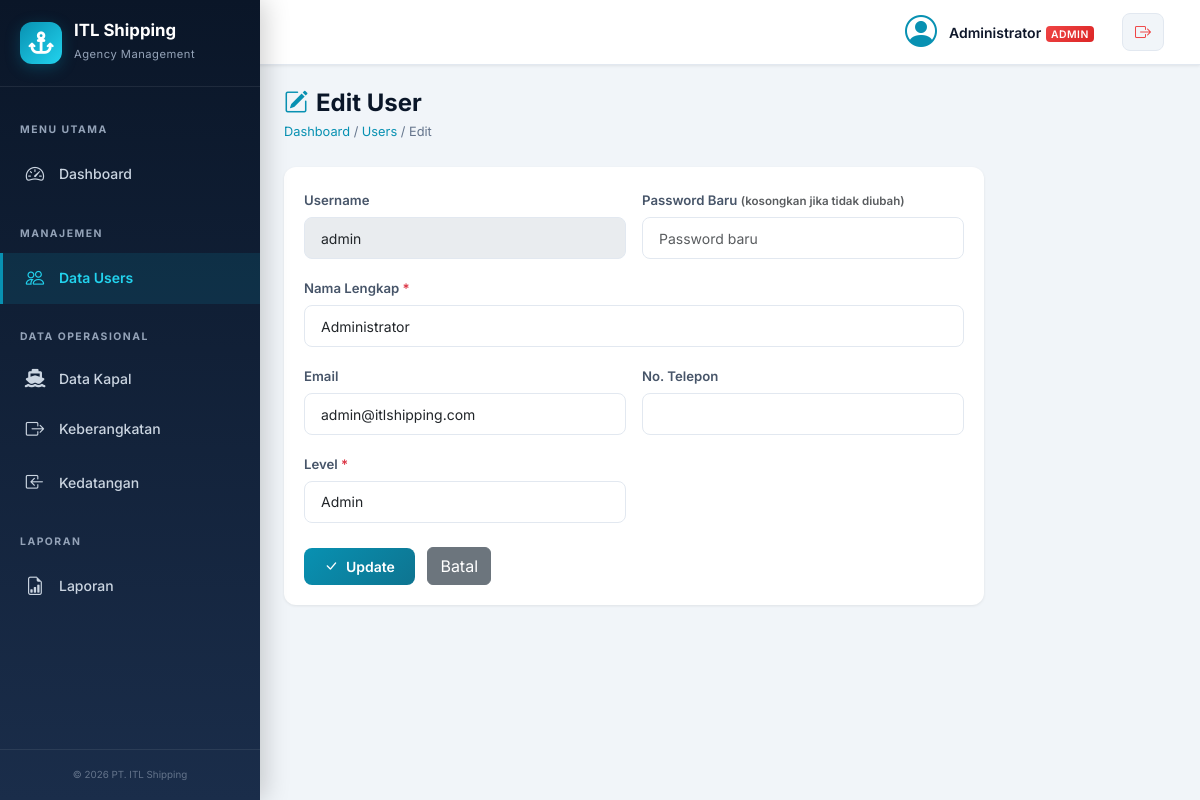
Page /users/edit.php?id=1 (signed in) on the committed database.
### tables this page shows
CREATE TABLE `users` (
  `id` int(11) NOT NULL,
  `username` varchar(50) NOT NULL,
  `password` varchar(255) NOT NULL,
  `nama_lengkap` varchar(100) NOT NULL,
  `email` varchar(100) DEFAULT NULL,
  `no_telepon` varchar(20) DEFAULT NULL,
  `level` enum('admin','pimpinan','petugas') NOT NULL DEFAULT 'petugas',
  `foto` varchar(255) DEFAULT NULL,
  `created_at` datetime NOT NULL DEFAULT current_timestamp(),
  `updated_at` datetime NOT NULL DEFAULT current_timestamp() ON UPDATE current_timestamp()
);

### users/edit.php (the view, shortened to what this page needs)
<?php
require_once __DIR__ . '/../config/database.php';
$id = (int)($_GET['id'] ?? 0);
$stmt = $pdo->prepare("SELECT * FROM users WHERE id = ?");
$stmt->execute([$id]);
$user = $stmt->fetch();
require_once __DIR__ . '/../includes/header.php';
require_once __DIR__ . '/../includes/sidebar.php';
?>
<div class="page-header">
    <div>
        <h2><i class="bi bi-pencil-square"></i> Edit User</h2>
        <span class="breadcrumb-custom"><a href="/app_shipping/index.php">Dashboard</a> / <a href="/app_shipping/users/index.php">Users</a> / Edit</span>
    </div>
</div>
<div class="card-custom" style="max-width: 700px;">
    <div class="card-body-custom">
        <form method="POST" action="">
            <div class="row g-3">
                <div class="col-md-6">
                    <label class="form-label-custom">Username</label>
                    <input type="text" class="form-control form-control-custom" value="<?= htmlspecialchars($user['username']) ?>" disabled>
                </div>
                <div class="col-md-6">
                    <label class="form-label-custom">Password Baru <small class="text-muted">(kosongkan jika tidak diubah)</small></label>
                    <input type="password" name="password" class="form-control form-control-custom" placeholder="Password baru" minlength="6">
                </div>
                <div class="col-12">
                    <label class="form-label-custom">Nama Lengkap <span class="text-danger">*</span></label>
                    <input type="text" name="nama_lengkap" class="form-control form-control-custom" required value="<?= htmlspecialchars($user['nama_lengkap']) ?>">
                </div>
                <div class="col-md-6">
                    <label class="form-label-custom">Email</label>
                    <input type="email" name="email" class="form-control form-control-custom" value="<?= htmlspecialchars($user['email'] ?? '') ?>">
                </div>
                <div class="col-md-6">
                    <label class="form-label-custom">No. Telepon</label>
                    <input type="text" name="no_telepon" class="form-control form-control-custom" value="<?= htmlspecialchars($user['no_telepon'] ?? '') ?>">
                </div>
                <div class="col-md-6">
                    <label class="form-label-custom">Level <span class="text-danger">*</span></label>
                    <select name="level" class="form-select form-select-custom" required>
                        <option value="admin" <?= $user['level'] === 'admin' ? 'selected' : '' ?>>Admin</option>
                    </select>
                </div>
            </div>
            <div class="mt-4">
                <button type="submit" class="btn btn-primary-custom">
                    <i class="bi bi-check-lg"></i> Update
                </button>
                <a href="/app_shipping/users/index.php" class="btn btn-secondary ms-2">Batal</a>
            </div>
        </form>
    </div>
</div>
<?php require_once __DIR__ . '/../includes/footer.php'; ?>

### assets/css/style.css (style rules this page uses)
:root { --primary: #0a1628; --primary-light: #1a2d4a; --secondary: #0891b2; --secondary-light: #22d3ee; --accent: #f59e0b; --accent-light: #fbbf24; --success: #10b981; --danger: #ef4444; --warning: #f59e0b; --info: #3b82f6; --dark: #0f172a; --gray-100: #f1f5f9; --gray-200: #e2e8f0; --gray-300: #cbd5e1; --gray-400: #94a3b8; --gray-500: #64748b; --gray-600: #475569; --white: #ffffff; --sidebar-width: 260px; --navbar-height: 65px; --border-radius: 12px; --shadow-sm: 0 1px 3px rgba(0,0,0,0.08); --shadow-md: 0 4px 20px rgba(0,0,0,0.1); --shadow-lg: 0 10px 40px rgba(0,0,0,0.15); --transition: all 0.3s cubic-bezier(0.4, 0, 0.2, 1); }
* { margin: 0; padding: 0; box-sizing: border-box; }
body { font-family: 'Inter', -apple-system, BlinkMacSystemFont, sans-serif; background: var(--gray-100); color: var(--dark); line-height: 1.6; overflow-x: hidden; }
a { text-decoration: none; }
.page-header { display: flex; align-items: center; justify-content: space-between; flex-wrap: wrap; gap: 1rem; margin-bottom: 1.5rem; }
.page-header h2 { font-size: 1.5rem; font-weight: 700; color: var(--primary); margin: 0; display: flex; align-items: center; gap: 0.5rem; }
.page-header h2 i { color: var(--secondary); }
.breadcrumb-custom { font-size: 0.8rem; color: var(--gray-500); }
.breadcrumb-custom a { color: var(--secondary); }
.card-custom { background: #fff; border: none; border-radius: var(--border-radius); box-shadow: var(--shadow-sm); transition: var(--transition); overflow: hidden; }
.card-body-custom { padding: 1.25rem; }
.btn-primary-custom { background: linear-gradient(135deg, var(--secondary), #0e7490); border: none; color: #fff; font-weight: 600; padding: 0.5rem 1.25rem; border-radius: 8px; font-size: 0.875rem; transition: var(--transition); display: inline-flex; align-items: center; gap: 0.5rem; }
.form-control-custom, .form-select-custom { border: 1.5px solid var(--gray-200); border-radius: 8px; padding: 0.6rem 1rem; font-size: 0.875rem; transition: var(--transition); background: #fff; }
.form-label-custom { font-weight: 600; font-size: 0.825rem; color: var(--gray-600); margin-bottom: 0.35rem; }

### rows in the picture
users: username "admin", nama_lengkap "Administrator", email "admin@itlshipping.com", level "Admin"

### other values in the picture
$_SESSION['user_nama'] "Administrator"
$_SESSION['user_level'] "ADMIN"
